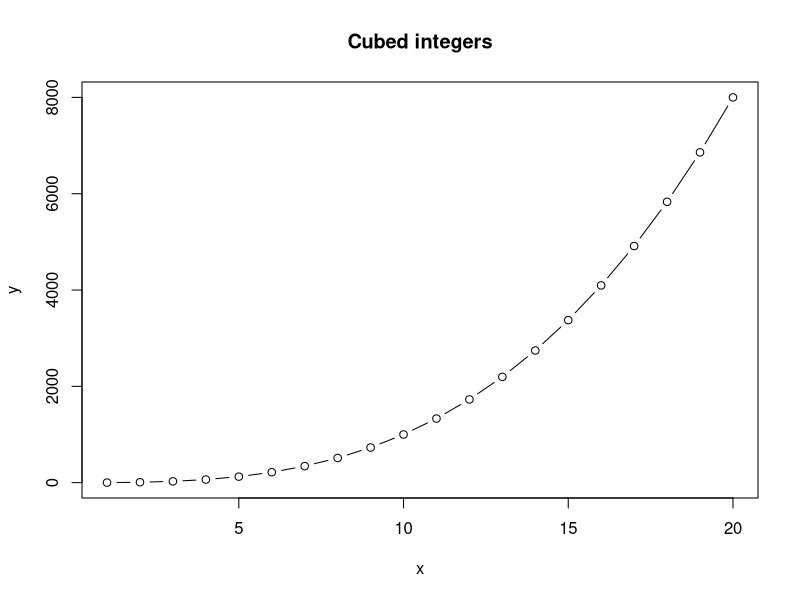

Reproduce this figure in R. (Note: this script raises an error after producing the figure.)
## This is a R script 
## Run this code to make a plot of x and x^2 for the integers from 1 to 10

x <- 1:20
y <- x^3


plot(x,y, type = "b", main = "Cubed integers")

install.